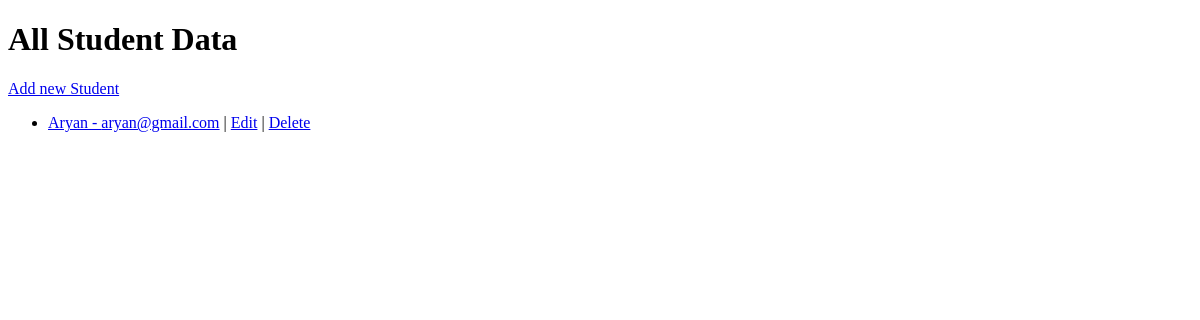
/, run on an earlier commit of the app's database.
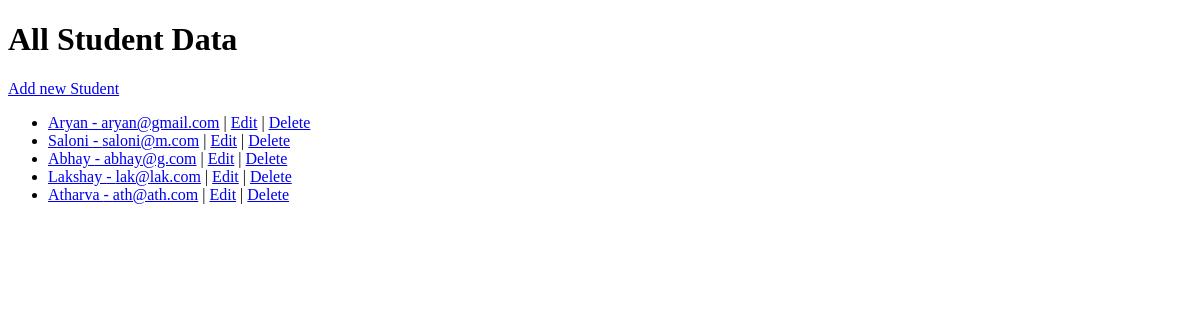
And on a later commit of the database.
### student/models.py (models this page shows, shortened)
class Student(models.Model):
    name = models.CharField(max_length=100)
    age = models.IntegerField()
    email = models.EmailField(unique=True)

### student/views.py (the view)
# urls.py: path('', views.student_list, name = 'student_list'),
def student_list(request):
    students = Student.objects.all()
    return render(request,'student_list.html',{'students':students})

### student/templates/student_list.html (shortened to what this page needs)
<!DOCTYPE html>
<html lang="en">
<head>
</head>
<body>
    <h1>All Student Data</h1>
    <a href="{% url "student_create" %}">Add new Student</a>
    <ul>
        {% for s in students %}
        <li>
            <a href="{% url "student_details" s.id %}">{{s.name}} - {{s.email}}</a> |
            <a href="{% url "student_edit" s.id%}">Edit</a> |
            <a href="{% url "student_delete" s.id %}">Delete</a>
        </li>
        {% endfor %}
    </ul>
</body>
</html>

What changed in the data, as far as the page shows it:
added Student: name "Saloni", email "saloni@m.com"
added Student: name "Abhay", email "abhay@g.com"
added Student: name "Lakshay", email "lak@lak.com"
added Student: name "Atharva", email "ath@ath.com"
